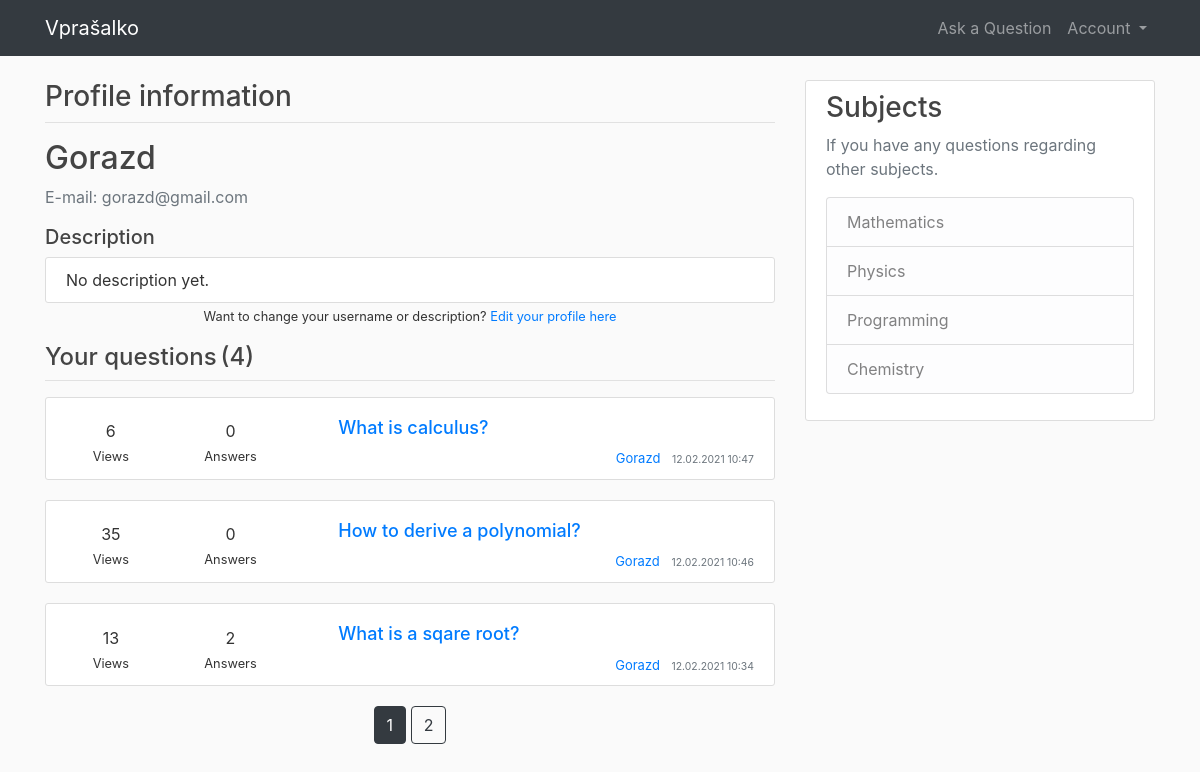
Before: /profile (signed in) with the older database file.
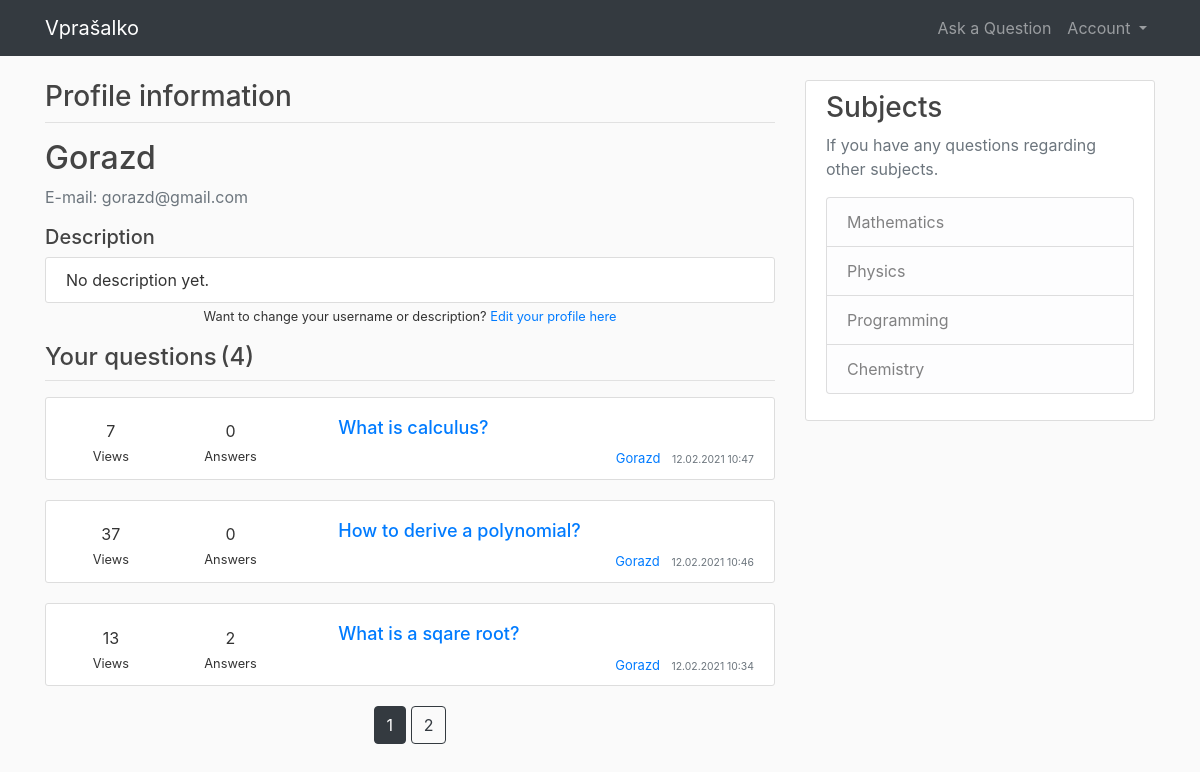
After: the same page with the newer database file.
### application/models.py (models this page shows, shortened)
class Question(db.Model, UserMixin):
    id = db.Column(db.Integer, primary_key=True)
    title = db.Column(db.String(100), nullable=False)
    date_posted = db.Column(db.DateTime, nullable=False, default=datetime.utcnow)
    content = db.Column(db.Text, nullable=False)
    views = db.Column(db.Integer, default=0)
    num_answers = db.Column(db.Integer, default=0)
    user_id = db.Column(db.Integer, db.ForeignKey('user.id'), nullable=False)
    answers = db.relationship("Answer", backref="title", lazy=True, cascade="all, delete-orphan")

class User(db.Model, UserMixin):
    id = db.Column(db.Integer, primary_key=True)
    username = db.Column(db.String(15), unique=True, nullable=False)
    email = db.Column(db.String(120), unique=True, nullable=False)
    password = db.Column(db.String(20), nullable=False)
    description = db.Column(db.String(300), nullable=False, default="No description yet.")
    questions = db.relationship('Question', backref='author', lazy=True)
    answers = db.relationship('Answer', backref='author', lazy=True)

### application/routes.py (the view)
@app.route("/profile")
@login_required
def profile():
    page = request.args.get('page', 1, type=int)
    questions = Question.query.filter_by(author=current_user).order_by(Question.date_posted.desc()).paginate(page=page, per_page=3)
    return render_template('main_profile.html', title='Profile', questions=questions)

### application/models.py (called while the page is built)
@login_manager.user_loader
def load_user(user_id):
    return User.query.get(int(user_id))

### application/templates/main_profile.html
{% extends "layout.html" %}
{% block content %}
    <div class="col-md-8 pd-0 mg-0">
        <div class="forum-title">
            <h3>Profile information</h3>
        </div>
        <hr class="title-line">
        <div class="media">
            <div class="media-body">
                <h2 class="account-heading">{{ current_user.username }}</h2>
                <p class="text-secondary">E-mail: {{ current_user.email }}</p>
                <h5>Description</h5>
                <article class="media content-section mb-0">
                    <div class="media-body">
                        {{ current_user.description }}
                    </div>
                </article>
                <div class="edit-profile-btn">
                    <small>Want to change your username or description? <a class="mt-0 mb-5 edit-profile-btn" href="{{ url_for('edit_profile') }}">Edit your profile here</a></small>
                </div>
                <span class="row ml-auto mt-3">
                    <h4>Your questions</h4>
                    <h4 class="ml-1">({{ questions.total }})</h4>
                </span>
                <hr class="title-line">
                {% for question in questions.items %}
                    <article class="media content-section">
                        <div class="media-body">
                            <div class="row">
                                <div class="col-md-2 question-info mt-auto mb-auto">
                                    <span class="likes-number">{{ question.views }}</span>
                                    <div>
                                        <small>Views</small>
                                    </div>
                                </div>
                                <div class="col-md-2 question-info mt-auto mb-auto">
                                    <span class="answers-number">{{ question.num_answers }}</span>
                                    <div>
                                        <small>Answers</small>
                                    </div>
                                </div>
                                <div class="col-md-8 pl-5">
                                    <h3><a class="article-title" href="{{ url_for('question_post', question_id=question.id) }}">{{ question.title }}</a></h3>
                                    <div class="article-metadata article-info">
                                        <a class="mr-2" href="#top">{{ question.author.username }}</a>
                                        <small class="text-muted">{{ question.date_posted.strftime('%d.%m.%Y %H:%M') }}</small>
                                    </div>
                                </div>
                            </div>
                        </div>
                    </article>
                {% endfor %}
                <div class="page-align">
                    {% for page_num in questions.iter_pages(left_edge=1, right_edge=1, left_current=1, right_current=2) %}
                        {% if page_num %}
                            {% if questions.page == page_num %}
                                <a class="btn btn-dark mb-4" href="{{ url_for('profile', page=page_num) }}">{{ page_num }}</a>
                            {% else %}
                                <a class="btn btn-outline-dark mb-4" href="{{ url_for('profile', page=page_num) }}">{{ page_num }}</a>
                            {% endif %}
                        {% else %}
                            ...
                        {% endif %}
                    {% endfor %}
                </div>
           </div>
        </div>
    </div>
    {% include "sidebar.html" %}
{% endblock content %}

Changed rows visible on the page:
changed Question "What is calculus?": views "6" → "7"
changed Question "How to derive a polynomial?": views "35" → "37"
